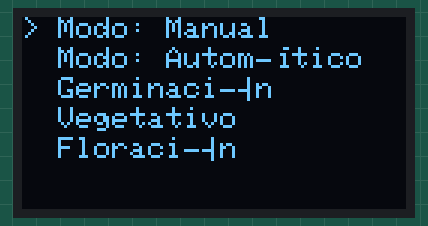
Simulated run of this sketch. Board: Arduino Uno, built with avr-gcc and run on an emulated ATmega328P. On the bench: 128×64 one-colour display.

Above: at 0.1 s.
At 1.1 s:
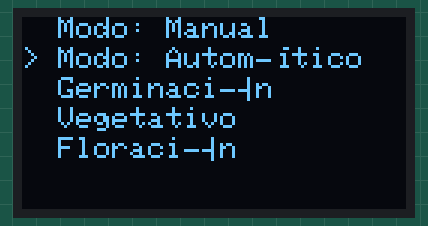
At 2.2 s:
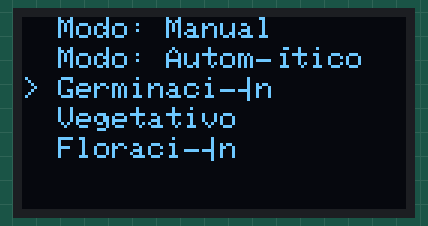
At 3.2 s:
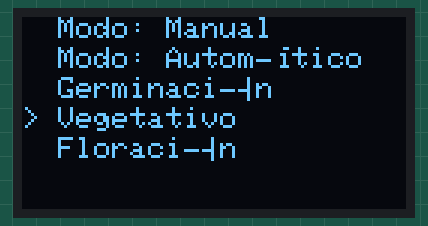
At 4.3 s:
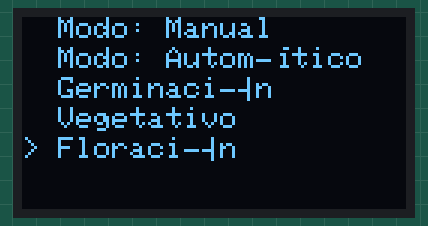

The sketch:

02_oled_test.ino
```cpp
// Código para probar la visualización del menú en la pantalla OLED
#include <Wire.h>
#include <Adafruit_GFX.h>
#include <Adafruit_SSD1306.h>

#define SCREEN_WIDTH 128
#define SCREEN_HEIGHT 64
#define OLED_RESET    -1
Adafruit_SSD1306 display(SCREEN_WIDTH, SCREEN_HEIGHT, &Wire, OLED_RESET);

int menuOption = 0;
String menuItems[] = {"Modo: Manual", "Modo: Automático", "Germinación", "Vegetativo", "Floración"};
const int totalItems = 5;

void setup() {
    Serial.begin(115200);
    if (!display.begin(SSD1306_SWITCHCAPVCC, 0x3C)) {
        Serial.println("Error al iniciar la pantalla OLED");
        while (true);
    }
    display.clearDisplay();
}

void loop() {
    showMenu();
    delay(1000); // Simula cambio de opción cada segundo
    menuOption = (menuOption + 1) % totalItems;
}

void showMenu() {
    display.clearDisplay();
    display.setTextSize(1);
    display.setTextColor(WHITE);
    for (int i = 0; i < totalItems; i++) {
        display.setCursor(0, i * 10);
        if (i == menuOption) {
            display.print("> "); // Indicador de selección
        } else {
            display.print("  ");
        }
        display.println(menuItems[i]);
    }
    display.display();
}
```

Measured:
- by itself, everything shown: repeats every 5.2 s, in 5 steps
- what the display in image 1 shows lasts 1.0 s, from 1.1 s to 2.1 s
